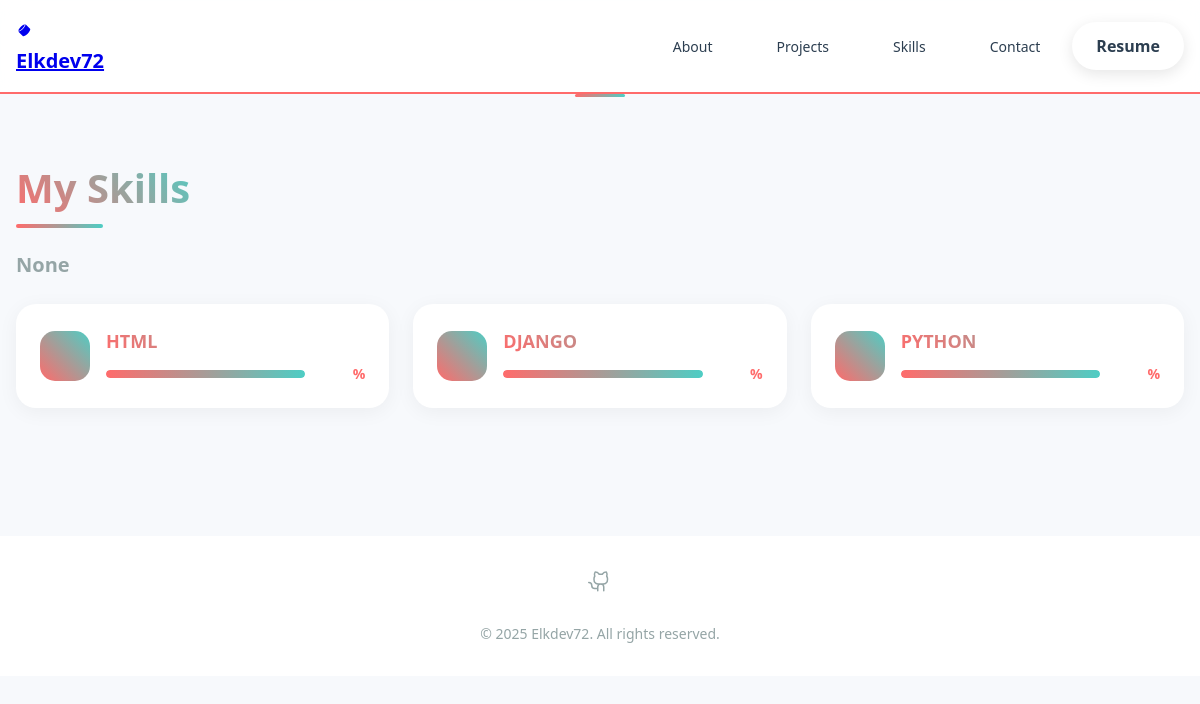
Screenshot of /skills/ with the database file from the repository.
### main/models.py (models this page shows, shortened)
class Skill(models.Model):
    name = models.CharField(max_length=100)

class SocialLink(models.Model):
    PLATFORM_CHOICES = [
        ('twitter', 'Twitter'),
        ('linkedin', 'LinkedIn'),
        ('github', 'GitHub'),
    ]
    platform = models.CharField(max_length=20, choices=PLATFORM_CHOICES)
    url = models.URLField()

### main/views.py (the view)
# urls.py: path('skills/', views.skills, name='skills'),
def skills(request):
    context = {
        'skills': Skill.objects.all(),
        'social_links': SocialLink.objects.all(),
    }
    return render(request, 'main/skills.html', context)

### main/templates/main/skills.html (shortened to what this page needs)
{% extends 'main/base.html' %}
{% load static %}
{% block content %}
<section class="section">
  <div class="skills-container">
    <h1 class="section-title">My Skills</h1>
    <div class="skills-categories">
      {% regroup skills by category as skill_categories %}
      {% for category in skill_categories %}
        <div class="skill-category">
          <h2 class="category-title">{{ category.grouper }}</h2>
          <div class="skills-grid">
            {% for skill in category.list %}
              <div class="skill-card">
                <div class="skill-icon">
                </div>
                <div class="skill-info">
                  <h3 class="skill-name">{{ skill.name }}</h3>
                  <div class="skill-level">
                    <div class="progress-bar">
                      <div class="progress" style="width: {{ skill.proficiency }}%"></div>
                    </div>
                    <span class="proficiency-label">{{ skill.proficiency }}%</span>
                  </div>
                </div>
              </div>
            {% endfor %}
          </div>
        </div>
      {% empty %}
        <p class="no-skills">No skills available at the moment.</p>
      {% endfor %}
    </div>
  </div>
</section>
{% endblock %}

### main/templates/main/components/footer.html (shortened to what this page needs)
{% load static %}
<footer>
  <div class="container">
    <div class="social-links">
      {% for social in social_links %}
      <a href="{{ social.url }}" aria-label="{{ social.platform }}">
      </a>
      {% endfor %}
    </div>
    <p class="copyright">© {% now "Y" %} Elkdev72. All rights reserved.</p>
  </div>
</footer>

### main/static/main/css/styles.css (style rules this page uses)
:root { --primary-color: #FF6B6B; --secondary-color: #4ECDC4; --accent-color: #FFE66D; --text-color: #2C3E50; --secondary-text: #95A5A6; --bg-color: #F7F9FC; --component-bg: #FFFFFF; --success-color: #2ECC71; --error-color: #E74C3C; --transition-fast: 0.2s; --transition-medium: 0.4s; --transition-slow: 0.6s; --bounce: cubic-bezier(0.68, -0.55, 0.265, 1.55); --smooth: cubic-bezier(0.4, 0, 0.2, 1); }
* { margin: 0; padding: 0; box-sizing: border-box; }
body { font-family: system-ui, -apple-system, BlinkMacSystemFont, 'Segoe UI', sans-serif; background-color: var(--bg-color); color: var(--text-color); line-height: 1.5; }
.section::before { content: ''; position: absolute; top: 0; left: 50%; transform: translateX(-50%); width: 50px; height: 3px; background: linear-gradient(90deg, var(--primary-color), var(--secondary-color)); border-radius: 3px; }
.container { width: 100%; max-width: 1200px; margin: 0 auto; padding: 0 1rem; position: relative; }
.section { padding: 4rem 0; }
.section-title { font-size: 2rem; font-weight: bold; margin-bottom: 2rem; color: var(--text-color); }
.skills-categories { display: grid; gap: 3rem; }
.category-title { font-size: 1.25rem; font-weight: bold; margin-bottom: 1.5rem; color: var(--secondary-text); }
.skills-grid { display: grid; grid-template-columns: repeat(auto-fill, minmax(280px, 1fr)); gap: 1.5rem; }
.skill-card { background: var(--component-bg); padding: 1.5rem; border-radius: 20px; box-shadow: 0 4px 20px rgba(0, 0, 0, 0.05); display: flex; align-items: center; gap: 1rem; transition: all var(--transition-medium) var(--smooth); animation: slideIn var(--transition-medium) var(--smooth); }
.skill-icon { width: 50px; height: 50px; display: flex; align-items: center; justify-content: center; background: linear-gradient(45deg, var(--primary-color), var(--secondary-color)); border-radius: 15px; padding: 0.75rem; animation: float 3s infinite ease-in-out; }
.skill-info { flex: 1; }
.skill-name { font-size: 1.125rem; font-weight: 600; margin-bottom: 0.5rem; background: linear-gradient(45deg, var(--primary-color), var(--secondary-color)); -webkit-background-clip: text; -webkit-text-fill-color: transparent; }
.skill-level { display: flex; align-items: center; gap: 0.75rem; }
.progress-bar { flex: 1; height: 8px; background-color: var(--bg-color); border-radius: 4px; overflow: hidden; }
.progress { height: 100%; background: linear-gradient(90deg, var(--primary-color), var(--secondary-color)); border-radius: 4px; transition: width var(--transition-slow) var(--bounce); animation: glowPulse 2s infinite; }
.proficiency-label { font-size: 0.875rem; font-weight: 600; color: var(--primary-color); min-width: 3rem; text-align: right; }
footer { background-color: white; border-top: 1px solid var(--component-bg); padding: 2rem 0; margin-top: 4rem; }
.social-links { display: flex; justify-content: center; gap: 1.5rem; margin-bottom: 1.5rem; }
.social-links a { color: var(--secondary-text); transition: color 0.2s ease; }
.copyright { text-align: center; color: var(--secondary-text); font-size: 0.875rem; }
.section-title { font-size: 2.5rem; font-weight: 900; background: linear-gradient(45deg, var(--primary-color), var(--secondary-color)); -webkit-background-clip: text; -webkit-text-fill-color: transparent; position: relative; display: inline-block; }
.section-title::after { content: ''; position: absolute; bottom: -10px; left: 0; width: 50%; height: 4px; background: linear-gradient(90deg, var(--primary-color), var(--secondary-color)); border-radius: 2px; }

### rows the page displays
Skill: name "HTML"
Skill: name "DJANGO"
Skill: name "PYTHON"

### other values shown
{{ category.grouper }} "None"
